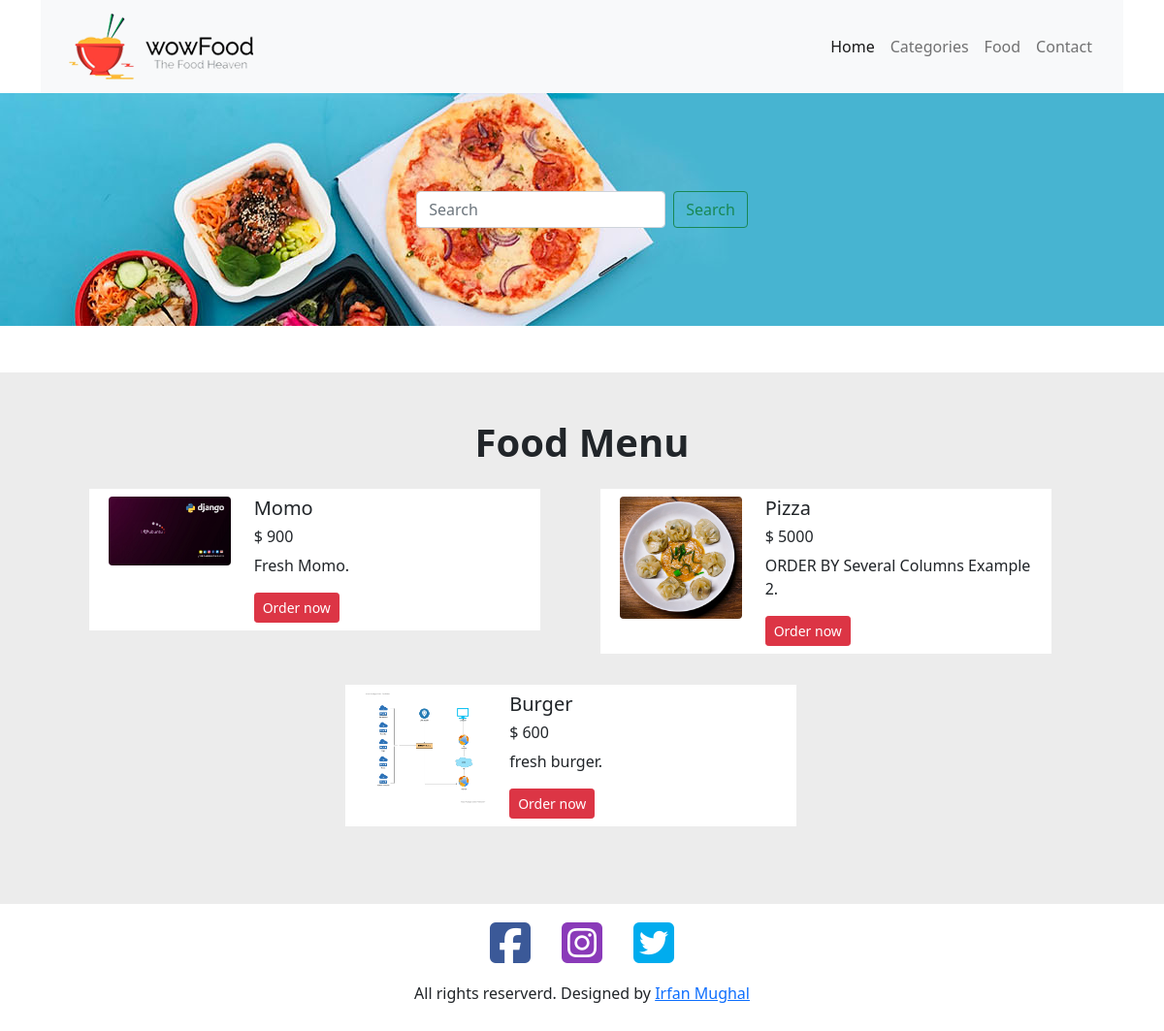
Screenshot of /foods.php with the database file from the repository.
### tables this page shows
CREATE TABLE `tbl_food` (
  `id` int NOT NULL,
  `title` varchar(150) NOT NULL,
  `description` varchar(255) NOT NULL,
  `price` decimal(10,0) NOT NULL,
  `img_name` varchar(255) NOT NULL,
  `cat_id` int NOT NULL,
  `featured` varchar(10) NOT NULL,
  `active` varchar(10) NOT NULL
);

### foods.php (the view, shortened to what this page needs)
<?php include 'parts/header.php'?>
<?php include 'partss/search-form.php'?>
    <div class="container-fluid mt-5" style="background-color: #ececec">
      <div class="container">
        <div class="row py-5">
          <div class="col-12">
            <h1 class="fw-bold text-center">Food Menu</h1>
          </div>
          <div class="row d-flex justify-content-evenly mb-3">
                     <?php
$sql = "Select * from `tbl_food` where active='Yes' order by id DESC";
$result = mysqli_query($conn, $sql);
if ($result){
    while( $row = mysqli_fetch_assoc($result)){
        $t = $row['title'];
        $d = $row['description'];
        $p = $row['price'];
        $img = $row['img_name'];
        ?>
<div class="col-5 my-3">
              <div class="row p-2 bg-white">
                <div class="col-4">
                  <img
                    src="images/food/<?php echo $img?>"
                    class="img-fluid rounded img-thubnail"
                    alt=""
                  />
                </div>
                <div class="col-8">
                  <h5><?php echo $t?></h5>
                  <h6>$ <?php echo $p?></h6>
                  <p>
                  <?php echo $d?>.
                  </p>
                  <a href="order.php" class="btn btn-sm btn-danger">Order now</a>
                </div>
              </div>
            </div>
        <?php
    }
}
else{
   echo 'query problem';
}
?>
          </div>
        </div>
      </div>
    </div>
<?php include 'parts/footer.php'?>

### rows the page displays
tbl_food: img_name (picture), title "Momo", price "900", description "Fresh Momo"
tbl_food: img_name (picture), title "Pizza", price "5000", description "ORDER BY Several Columns Example 2"
tbl_food: img_name (picture), title "Burger", price "600", description "fresh burger"
